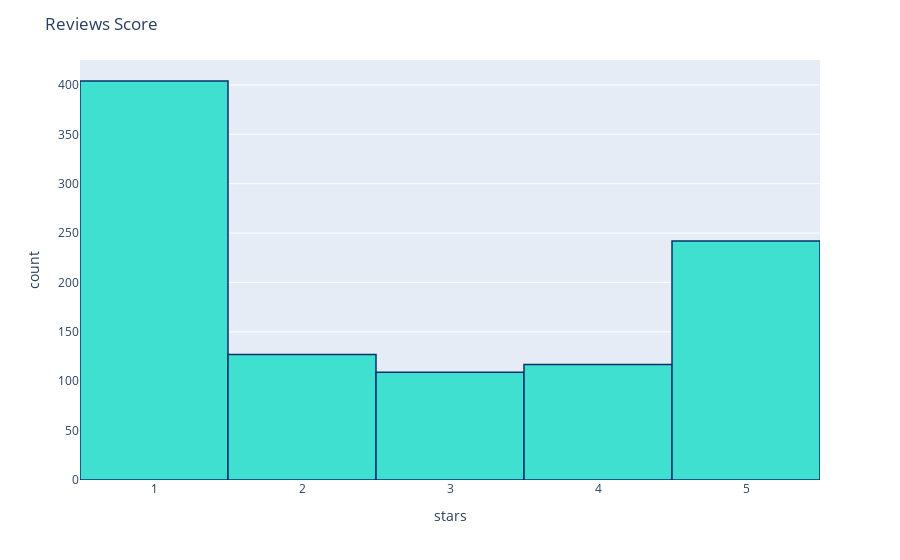

The code cell stored with this chart in its notebook:
### Code cell
import matplotlib.pyplot as plt
import seaborn as sns
color = sns.color_palette()
%matplotlib inline
import plotly.offline as py
py.init_notebook_mode(connected=True)
import plotly.graph_objs as go
import plotly.tools as tls
import plotly.express as px
# Product Scores
fig = px.histogram(df_en, x="stars")
fig.update_traces(marker_color="turquoise",marker_line_color='rgb(8,48,107)',
                  marker_line_width=1.5)
fig.update_layout(title_text='Reviews Score')
fig.show()

### Figure 1 — Plotly figure (JSON) as saved in the notebook; plotly's stock layout.template omitted (floating-point values rounded to 4 significant figures; data arrays with more than 128 entries replaced by an {"elided": "..."} marker saying what was removed)
{"data": [{"alignmentgroup": "True", "bingroup": "x", "hovertemplate": "stars=%{x}<br>count=%{y}<extra></extra>", "legendgroup": "", "marker": {"color": "turquoise", "line": {"color": "rgb(8,48,107)", "width": 1.5}}, "name": "", "offsetgroup": "", "orientation": "v", "showlegend": false, "type": "histogram", "x": {"elided": "999 int values"}, "xaxis": "x", "yaxis": "y"}], "layout": {"barmode": "relative", "legend": {"tracegroupgap": 0}, "margin": {"t": 60}, "title": {"text": "Reviews Score"}, "xaxis": {"anchor": "y", "domain": [0, 1], "title": {"text": "stars"}}, "yaxis": {"anchor": "x", "domain": [0, 1], "title": {"text": "count"}}}}
